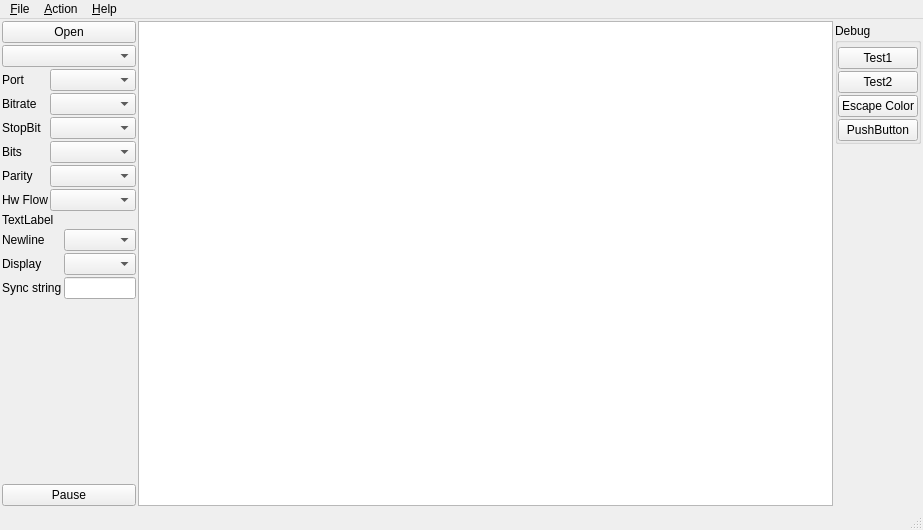
<?xml version="1.0" encoding="UTF-8"?>
<ui version="4.0">
 <class>MainWindow</class>
 <widget class="QMainWindow" name="MainWindow">
  <property name="geometry">
   <rect>
    <x>0</x>
    <y>0</y>
    <width>923</width>
    <height>530</height>
   </rect>
  </property>
  <property name="windowTitle">
   <string>MainWindow</string>
  </property>
  <property name="iconSize">
   <size>
    <width>128</width>
    <height>128</height>
   </size>
  </property>
  <widget class="QWidget" name="centralwidget">
   <layout class="QHBoxLayout" name="horizontalLayout">
    <property name="spacing">
     <number>2</number>
    </property>
    <property name="leftMargin">
     <number>2</number>
    </property>
    <property name="topMargin">
     <number>2</number>
    </property>
    <property name="rightMargin">
     <number>2</number>
    </property>
    <property name="bottomMargin">
     <number>2</number>
    </property>
    <item>
     <layout class="QVBoxLayout" name="verticalLayout_4">
      <property name="spacing">
       <number>2</number>
      </property>
      <item>
       <widget class="QPushButton" name="pbOpen">
        <property name="text">
         <string>Open</string>
        </property>
       </widget>
      </item>
      <item>
       <widget class="QComboBox" name="comboBox"/>
      </item>
      <item>
       <layout class="QVBoxLayout" name="verticalLayout_6"/>
      </item>
      <item>
       <layout class="QFormLayout" name="formLayout">
        <property name="horizontalSpacing">
         <number>2</number>
        </property>
        <property name="verticalSpacing">
         <number>2</number>
        </property>
        <item row="0" column="0">
         <widget class="QLabel" name="label_2">
          <property name="text">
           <string>Port</string>
          </property>
         </widget>
        </item>
        <item row="0" column="1">
         <widget class="QComboBox" name="cbPort">
          <property name="editable">
           <bool>false</bool>
          </property>
          <property name="currentText">
           <string notr="true"/>
          </property>
         </widget>
        </item>
        <item row="1" column="0">
         <widget class="QLabel" name="label_3">
          <property name="text">
           <string>Bitrate</string>
          </property>
         </widget>
        </item>
        <item row="1" column="1">
         <widget class="QComboBox" name="cbBitrate"/>
        </item>
        <item row="2" column="0">
         <widget class="QLabel" name="label_4">
          <property name="text">
           <string>StopBit</string>
          </property>
         </widget>
        </item>
        <item row="2" column="1">
         <widget class="QComboBox" name="cbStopBits"/>
        </item>
        <item row="3" column="0">
         <widget class="QLabel" name="label_5">
          <property name="text">
           <string>Bits</string>
          </property>
         </widget>
        </item>
        <item row="3" column="1">
         <widget class="QComboBox" name="cbBits"/>
        </item>
        <item row="4" column="0">
         <widget class="QLabel" name="label_6">
          <property name="text">
           <string>Parity</string>
          </property>
         </widget>
        </item>
        <item row="4" column="1">
         <widget class="QComboBox" name="cbParity"/>
        </item>
        <item row="5" column="0">
         <widget class="QLabel" name="label_9">
          <property name="text">
           <string>Hw Flow</string>
          </property>
         </widget>
        </item>
        <item row="5" column="1">
         <widget class="QComboBox" name="cbFlowControl">
          <property name="sizePolicy">
           <sizepolicy hsizetype="Ignored" vsizetype="Fixed">
            <horstretch>0</horstretch>
            <verstretch>0</verstretch>
           </sizepolicy>
          </property>
         </widget>
        </item>
       </layout>
      </item>
      <item>
       <widget class="QLabel" name="label_8">
        <property name="text">
         <string>TextLabel</string>
        </property>
       </widget>
      </item>
      <item>
       <layout class="QFormLayout" name="formLayout_2">
        <property name="horizontalSpacing">
         <number>2</number>
        </property>
        <property name="verticalSpacing">
         <number>2</number>
        </property>
        <item row="0" column="0">
         <widget class="QLabel" name="label">
          <property name="text">
           <string>Newline</string>
          </property>
         </widget>
        </item>
        <item row="0" column="1">
         <widget class="QComboBox" name="cbNewline"/>
        </item>
        <item row="1" column="0">
         <widget class="QLabel" name="label_7">
          <property name="text">
           <string>Display </string>
          </property>
         </widget>
        </item>
        <item row="1" column="1">
         <widget class="QComboBox" name="cbDisplay"/>
        </item>
        <item row="2" column="0">
         <widget class="QLabel" name="lSync">
          <property name="text">
           <string>Sync string</string>
          </property>
         </widget>
        </item>
        <item row="2" column="1">
         <widget class="QLineEdit" name="leSyncString">
          <property name="sizePolicy">
           <sizepolicy hsizetype="Ignored" vsizetype="Fixed">
            <horstretch>0</horstretch>
            <verstretch>0</verstretch>
           </sizepolicy>
          </property>
         </widget>
        </item>
       </layout>
      </item>
      <item>
       <spacer name="verticalSpacer">
        <property name="orientation">
         <enum>Qt::Vertical</enum>
        </property>
        <property name="sizeHint" stdset="0">
         <size>
          <width>20</width>
          <height>40</height>
         </size>
        </property>
       </spacer>
      </item>
      <item>
       <widget class="QPushButton" name="pushButton_2">
        <property name="text">
         <string>Pause</string>
        </property>
       </widget>
      </item>
     </layout>
    </item>
    <item>
     <widget class="QTextEdit" name="textEdit">
      <property name="font">
       <font>
        <family>Monospace</family>
       </font>
      </property>
     </widget>
    </item>
    <item>
     <layout class="QVBoxLayout" name="verticalLayout_3">
      <property name="spacing">
       <number>2</number>
      </property>
      <item>
       <widget class="QWidget" name="widget" native="true"/>
      </item>
      <item>
       <widget class="QGroupBox" name="gbDebug">
        <property name="title">
         <string>Debug</string>
        </property>
        <layout class="QVBoxLayout" name="verticalLayout_7">
         <property name="spacing">
          <number>2</number>
         </property>
         <property name="leftMargin">
          <number>0</number>
         </property>
         <property name="topMargin">
          <number>4</number>
         </property>
         <property name="rightMargin">
          <number>0</number>
         </property>
         <property name="bottomMargin">
          <number>0</number>
         </property>
         <item>
          <widget class="QPushButton" name="bpTest1">
           <property name="text">
            <string>Test1</string>
           </property>
          </widget>
         </item>
         <item>
          <widget class="QPushButton" name="bpTest2">
           <property name="text">
            <string>Test2</string>
           </property>
          </widget>
         </item>
         <item>
          <widget class="QPushButton" name="colorTest">
           <property name="text">
            <string>Escape Color</string>
           </property>
          </widget>
         </item>
         <item>
          <widget class="QPushButton" name="pushButton">
           <property name="text">
            <string>PushButton</string>
           </property>
          </widget>
         </item>
        </layout>
       </widget>
      </item>
      <item>
       <spacer name="verticalSpacer_2">
        <property name="orientation">
         <enum>Qt::Vertical</enum>
        </property>
        <property name="sizeHint" stdset="0">
         <size>
          <width>20</width>
          <height>40</height>
         </size>
        </property>
       </spacer>
      </item>
     </layout>
    </item>
   </layout>
  </widget>
  <widget class="QMenuBar" name="menubar">
   <property name="geometry">
    <rect>
     <x>0</x>
     <y>0</y>
     <width>923</width>
     <height>22</height>
    </rect>
   </property>
   <widget class="QMenu" name="menuFile">
    <property name="title">
     <string>&amp;File</string>
    </property>
    <addaction name="actionNew"/>
    <addaction name="actionExit"/>
   </widget>
   <widget class="QMenu" name="menuHelp">
    <property name="title">
     <string>&amp;Help</string>
    </property>
    <addaction name="actionAbout"/>
   </widget>
   <widget class="QMenu" name="menuAction">
    <property name="title">
     <string>&amp;Action</string>
    </property>
    <addaction name="actionClear"/>
    <addaction name="actionReset_port"/>
    <addaction name="actionPortInfo"/>
   </widget>
   <addaction name="menuFile"/>
   <addaction name="menuAction"/>
   <addaction name="menuHelp"/>
  </widget>
  <widget class="QStatusBar" name="statusbar">
   <property name="layoutDirection">
    <enum>Qt::LeftToRight</enum>
   </property>
  </widget>
  <action name="actionExit">
   <property name="checkable">
    <bool>false</bool>
   </property>
   <property name="text">
    <string>Quit</string>
   </property>
   <property name="toolTip">
    <string>Quit</string>
   </property>
   <property name="shortcut">
    <string>Ctrl+Q</string>
   </property>
   <property name="shortcutContext">
    <enum>Qt::WidgetShortcut</enum>
   </property>
  </action>
  <action name="actionAbout">
   <property name="text">
    <string>About</string>
   </property>
  </action>
  <action name="actionNew">
   <property name="checkable">
    <bool>false</bool>
   </property>
   <property name="text">
    <string>New</string>
   </property>
  </action>
  <action name="actionClear">
   <property name="text">
    <string>Clear</string>
   </property>
  </action>
  <action name="actionReset_port">
   <property name="text">
    <string>Reset port</string>
   </property>
  </action>
  <action name="actionPortInfo">
   <property name="text">
    <string>Port Info</string>
   </property>
  </action>
 </widget>
 <resources/>
 <connections/>
</ui>
